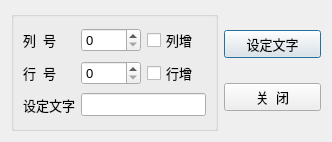
<?xml version="1.0" encoding="UTF-8"?>
<ui version="4.0">
 <class>QWDialogLocate</class>
 <widget class="QDialog" name="QWDialogLocate">
  <property name="geometry">
   <rect>
    <x>0</x>
    <y>0</y>
    <width>332</width>
    <height>142</height>
   </rect>
  </property>
  <property name="font">
   <font>
    <pointsize>10</pointsize>
   </font>
  </property>
  <property name="windowTitle">
   <string>单元格定位与文字设置</string>
  </property>
  <layout class="QHBoxLayout" name="horizontalLayout">
   <item>
    <widget class="QGroupBox" name="groupBox">
     <property name="title">
      <string/>
     </property>
     <layout class="QGridLayout" name="gridLayout">
      <item row="0" column="0">
       <widget class="QLabel" name="label">
        <property name="text">
         <string>列  号</string>
        </property>
       </widget>
      </item>
      <item row="0" column="1">
       <widget class="QSpinBox" name="spinBoxColumn">
        <property name="minimum">
         <number>0</number>
        </property>
       </widget>
      </item>
      <item row="0" column="2">
       <widget class="QCheckBox" name="chkBoxColumn">
        <property name="text">
         <string>列增</string>
        </property>
       </widget>
      </item>
      <item row="1" column="0">
       <widget class="QLabel" name="label_2">
        <property name="text">
         <string>行  号</string>
        </property>
       </widget>
      </item>
      <item row="1" column="1">
       <widget class="QSpinBox" name="spinBoxRow"/>
      </item>
      <item row="1" column="2">
       <widget class="QCheckBox" name="chkBoxRow">
        <property name="text">
         <string>行增</string>
        </property>
       </widget>
      </item>
      <item row="2" column="0">
       <widget class="QLabel" name="label_3">
        <property name="text">
         <string>设定文字</string>
        </property>
       </widget>
      </item>
      <item row="2" column="1" colspan="2">
       <widget class="QLineEdit" name="edtCaption"/>
      </item>
     </layout>
    </widget>
   </item>
   <item>
    <layout class="QVBoxLayout" name="verticalLayout">
     <item>
      <widget class="QPushButton" name="btnSetText">
       <property name="text">
        <string>设定文字</string>
       </property>
       <property name="icon">
        <iconset resource="res.qrc">
         <normaloff>:/images/images/506.bmp</normaloff>:/images/images/506.bmp</iconset>
       </property>
      </widget>
     </item>
     <item>
      <widget class="QPushButton" name="btnClose">
       <property name="text">
        <string>关  闭</string>
       </property>
       <property name="icon">
        <iconset resource="res.qrc">
         <normaloff>:/images/images/132.bmp</normaloff>:/images/images/132.bmp</iconset>
       </property>
      </widget>
     </item>
    </layout>
   </item>
  </layout>
 </widget>
 <resources>
  <include location="res.qrc"/>
 </resources>
 <connections>
  <connection>
   <sender>btnClose</sender>
   <signal>clicked()</signal>
   <receiver>QWDialogLocate</receiver>
   <slot>close()</slot>
   <hints>
    <hint type="sourcelabel">
     <x>274</x>
     <y>108</y>
    </hint>
    <hint type="destinationlabel">
     <x>243</x>
     <y>134</y>
    </hint>
   </hints>
  </connection>
 </connections>
</ui>
